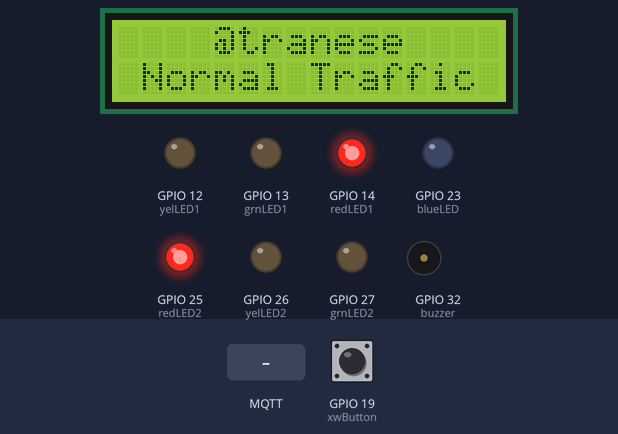
Simulated run of this sketch. Board: ESP32. Shown: 16×2 character LCD, output pins drawn as LEDs (lit = HIGH), buzzer (waves = sounding, pin HIGH). Dashed ring = blinking. The inputs (shaded band) are chosen by the test bench; at power-on: GPIO 19 (xwButton) HIGH. WiFi joins after 1.5 s; servers stay silent unless stated; random numbers use the default seed unless the sketch sets one; no MQTT or app messages arrive unless stated; what the sketch prints to the serial monitor is not drawn.

Above: at 2.7 s.
2.8 s: MQTT message "ON" arrives on the first subscribed topic
At 4.0 s:
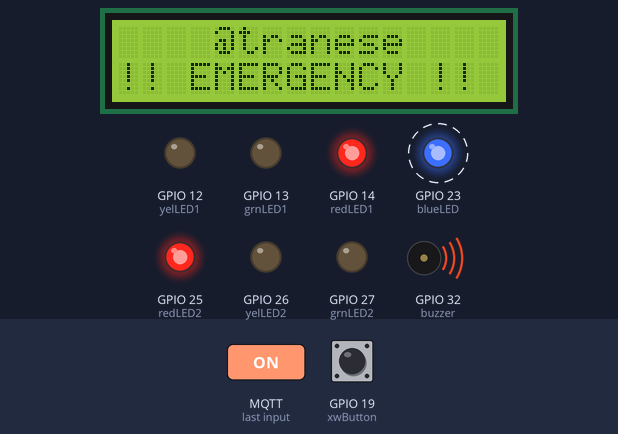
6.6 s: MQTT message "OFF" arrives on the first subscribed topic
At 9.0 s:
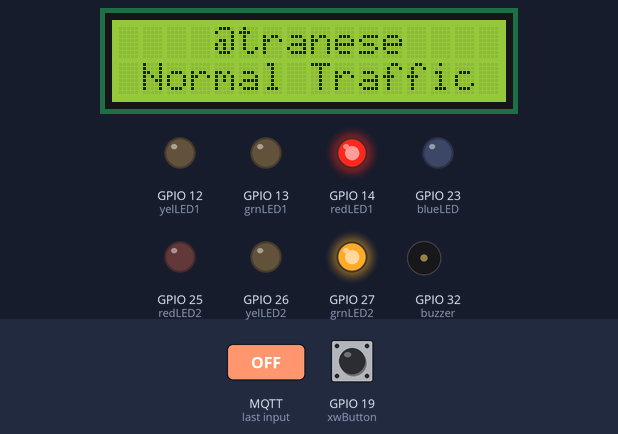
12.5 s: GPIO 19 (xwButton) pulled LOW for 2.35 s
At 19.6 s:
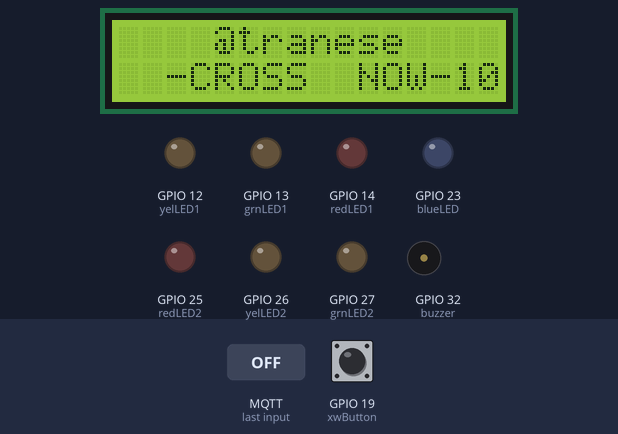
Timing chart, 0 to 26.8 s (numbered marks = the images above; inputs shaded):
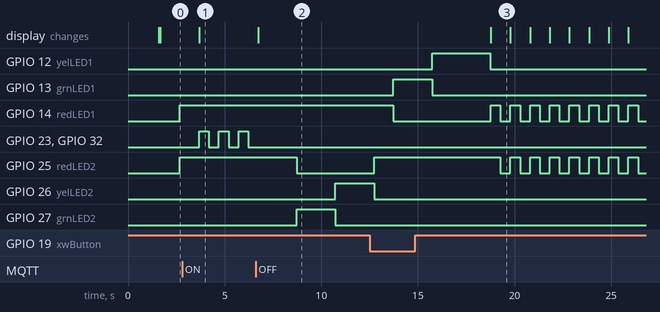

Measured:
- after the input at 2.8 s, GPIO 23 (blueLED), GPIO 32 (buzzer): alternates HIGH for 0.50 s and LOW for 0.52 s, starting after 0.88 s; the display: changes after 0.88 s (image 1)
- after the input at 6.6 s, GPIO 25 (redLED2): HIGH → LOW after 2.1 s; GPIO 26 (yelLED2): LOW → HIGH after 4.1 s; GPIO 27 (grnLED2): LOW → HIGH after 2.1 s, → LOW 2.0 s later; the display: changes after 0.13 s (image 2)
- after the input at 12.5 s, the display: changes after 6.3 s (image 3)
- by itself, GPIO 14 (redLED1): repeats every 1.0 s: HIGH 0.50 s, LOW 0.52 s
- what the display in image 3 shows lasts 1.0 s, from 18.8 s to 19.8 s

The sketch:

tranese_mod7sketch.ino
```cpp
// === @tranese ====
// Mod7: Integrate wireless & implement MQTT connection (Option #1)

#include <Wire.h>               // I2C header file
#include <LiquidCrystal_I2C.h>  // LCD header file
#include <WiFi.h>               // Wi-Fi header file
#include <PubSubClient.h>       // MQTT header file (publish/subscribe)

const char* ssid = "GL-MT300N-V2-644";          // wi-fi access point
const char* password = "goodlife";              // wi-fi password
const char* mqttServer = "test.mosquitto.org";  // MQTT broker
int port = 1883;                                //  MQTT listening port
String stMac;                                   // c-string comparison convenience
char mac[50];                                   // c-string array holds ESP32 MAC address
char clientId[50];                              // client ID of user accessing of MQTT broker

WiFiClient espClient;            //  instantiate Wi-Fi client object
PubSubClient client(espClient);  //  instantiate publish/subscribe client object

LiquidCrystal_I2C LCD(0x27, 16, 2);  // LCD address - SDA to GPIO 21  + LCD SCL to GPIO 22

// assign LEDs to ESP32 pins.  LED1 = Main St.  LED2 = Side St.
const int yelLED1 = 12;  // Main yellow LED to GPIO12
const int grnLED1 = 13;  // Main green LED to GPIO13
const int redLED1 = 14;  // Main red LED to GPIO14

const int blueLED = 23;  // Blue emergency light to GPIO16

const int xwButton = 19;  // white pushbutton to GPIO19

const int redLED2 = 25;  // 2nd red LED to GPIO25
const int yelLED2 = 26;  // 2nd yellow LED to GPIO26
const int grnLED2 = 27;  // 2nd green LED to GPIO27

const int buzzer = 32;  // active buzzer to GPIO32

int xwButtonState = 1;  // variable: stores xwButton state
int loopCount;          // variable: count light pattern loops
int secsLeft;           // variable: countdown remaining seconds
int iotControl = 0;     // varible: switch- xwButton/normal traffic


// setup function - runs on power cycle
void setup() {
  Serial.begin(115200);       // set baud rate
  randomSeed(analogRead(0));  // seed: random(function)
  delay(10);                  // .1s delay

  //  print strings & SSID to serial monitor
  Serial.println("");
  Serial.print("Attempting connection with ");
  Serial.println(ssid);

  WiFiConnect();  // initiate Wi-FI access point connection

  Serial.println("");                        // skip line serial monitor
  Serial.println("Connection successful!");  //  print string to serial monitor
  Serial.println("The IP address is: ");     //  print string to serial monitor
  Serial.println(WiFi.localIP());            //  print local IP to serial monitor
  Serial.println(WiFi.macAddress());         //  print MAC address to serial monitor
  stMac = WiFi.macAddress();                 //  copy/store MAC address
  stMac.replace(":", "_");                   //  replace : with _
  Serial.println(stMac);                     //  print clean MAC address to serial monitor

  client.setServer(mqttServer, port);  // connect to MQTT server
  client.setCallback(callback);        //  set callback function

  pinMode(xwButton, INPUT_PULLUP);  // set xwButton buttonPressed to input
  attachInterrupt(xwButton, buttonPressed, FALLING);

  pinMode(blueLED, OUTPUT);  // initialize blueLED(GPIO23) to output
  pinMode(yelLED1, OUTPUT);  // initialize yelLED1(GPIO12) to output
  pinMode(grnLED1, OUTPUT);  // initialize grnLED1(GPIO13) to output
  pinMode(redLED1, OUTPUT);  // initialize redLED1(GPIO14) to output
  pinMode(redLED2, OUTPUT);  // initialize redLED2(GPIO25) to output
  pinMode(yelLED2, OUTPUT);  // initialize yelLED2(GPIO26) to output
  pinMode(grnLED2, OUTPUT);  // initialize grnLED2(GPIO27) to output
  pinMode(buzzer, OUTPUT);   // initialize buzzer(GPIO32)  to output


  LCD.init();                     //  initialize LCD
  LCD.backlight();                //  backlight on
  LCD.setCursor(0, 0);            //  set cursor to col1, row1
  LCD.print("    @tranese    ");  // print string to LCD
}

void WiFiConnect() {
  WiFi.mode(WIFI_STA);                     // Wi-Fi mode = STA
  WiFi.begin(ssid, password);              // connect to Wi-Fi
  while (WiFi.status() != WL_CONNECTED) {  //  while Wi-Fi connects
    delay(500);                            // .5s delay
    Serial.println("Wi-Fi connecting, please wait...");
  }
}

void mqttReconnect() {           // if MQTT loses connection, call(function)
  while (!client.connected()) {  // while reconnecting
    Serial.println("Establishing MQTT server connection.");
    long r = random(1000);                 // generate long int
    sprintf(clientId, "clientId-%ld", r);  // print clientId

    if (client.connect(clientId)) {  // if reconnection is successful, print to serial monitor
      Serial.print(clientId);
      Serial.println(" was successfully reconnected.");
      client.subscribe("LED");  // subscribe to LED topic
    } else {                    // if reconnection fails, print to serial monitor
      Serial.print("Reconnection failed., rc=");
      Serial.print(client.state());  // print clientId to serial monitor
      Serial.println(".  Check settings or try again in 5s.");
      delay(5000);  // 5s
    }
  }
}

// MQTT message handling callback(function)
void callback(char* topic, byte* message, unsigned int length) {
  String stMessage;                   // create C string object
  for (int i = 0; i < length; i++) {  // loop: process all MQTT message characters
    stMessage += (char)message[i];    // add each char to C string
  }
  if (String(topic) == "LED") {       // if string topic is LED
    if (stMessage == "ON") {          // and user is subscribed
      iotControl = 1;                 // turn iotControl on
    } else if (stMessage == "OFF") {  // if user not subscribed
      iotControl = 0;                 //  turn iotControl off
    }
  }
}
void buttonPressed() {
  static unsigned long lastInterruptTime = 0;  // variable: stores interruptTime
  unsigned long interruptTime = millis();      // current time in milliseconds

  if (interruptTime - lastInterruptTime > 20) {
    xwButtonState = 0;
  }
  lastInterruptTime = interruptTime;
}
void loop() {
  if (!client.connected()) {  // if MQTT disconnects
    mqttReconnect();          // attempt reconnect function
  }
  while (iotControl == 0) {  //  while iotControl off = normal traffic
    LCD.setCursor(0, 1);
    LCD.print(" Normal Traffic ");
    Serial.println(" Traffic flowing normally.");
    delay(1000);   // 1s delay

    digitalWrite(blueLED, LOW);  // blueLED off

    // xwButton - xwButtonState = digitalRead(xwButton);
    if (xwButtonState == 0) {      //  if crosswalk button is pressed
      digitalWrite(yelLED1, LOW);  // Main yellow LED off
      digitalWrite(grnLED1, LOW);  // Main green LED off
      digitalWrite(yelLED2, LOW);  // 2nd yellow LED off
      digitalWrite(grnLED2, LOW);  // 2nd green LED off

      LCD.setCursor(0, 1);
      LCD.print("  -CROSS  NOW-  ");

      secsLeft = 10;  // set countdown timer to 10s

      while (secsLeft > 0) {
        if (secsLeft >= 10) {                              // if less than 10s remain
          Serial.print("-= Pedestrians traffic detected. =-   ");  // print string to serial monitor
          Serial.println(secsLeft);                        //  print remaining seconds to serial monitor

          LCD.setCursor(14, 1);  // set cursor to col14, row2
          LCD.print(secsLeft);   // print remaining seconds to LCD
        }
        else {
          Serial.print("-= Pedestrians crossing. =-   ");  // print string to serial monitor
          Serial.println(secsLeft);                               //  print remaining seconds to serial monitor
          LCD.setCursor(0, 1);
          LCD.print("Crossing =   ");

          LCD.setCursor(14, 1);  // set cursor to col15, row2
          LCD.print("  ");       // clear last 2 rows
          LCD.setCursor(15, 1);  // set cursor to col16, row2
          LCD.print(secsLeft);   // print single digit countdown to col16
        }
        digitalWrite(redLED1, HIGH);  // Main red LED on
        digitalWrite(redLED2, HIGH);  // 2nd red LED on
        delay(500);                   // .5s delay (flash on)

        digitalWrite(redLED1, LOW);  // Main red LED off
        digitalWrite(redLED2, LOW);  // 2nd red LED off
        delay(500);                  // .5s delay (flash off)
        secsLeft -= 1;               // countdown remaining seconds

        client.loop();
        if (iotControl == 1) {  //  if iotControl on
          break;                // break while loop
        }
      }
      xwButtonState = 1;
    }
    else {                        // if iotControl off
      // Main light red
      digitalWrite(redLED1, HIGH);  // Main red LED on
      digitalWrite(yelLED1, LOW);   // Main yellow LED off
      digitalWrite(grnLED1, LOW);   // Main green LED off

      // 2nd light red
      digitalWrite(redLED2, HIGH);  // 2nd red LED on
      digitalWrite(yelLED2, LOW);   // 2nd yellow LED off
      digitalWrite(grnLED2, LOW);   // 2nd green LED off
      delay(1000);                  // 1s delay for transition

      client.loop();  //  check publishing
      if (iotControl == 1) {
        break;
      }
     // 2nd light green
      digitalWrite(redLED2, LOW);   // 2nd red LED off
      digitalWrite(yelLED2, LOW);   // 2nd yellow LED off
      digitalWrite(grnLED2, HIGH);  // 2nd green LED on
      delay(2000);                  // 2s delay

      // Main light red
      digitalWrite(redLED1, HIGH);  // Main red LED on
      digitalWrite(yelLED1, LOW);   // Main yellow LED off
      digitalWrite(grnLED1, LOW);   // Main green LED off

      // 2nd light yellow
      digitalWrite(redLED2, LOW);   // 2nd red LED off
      digitalWrite(yelLED2, HIGH);  // 2nd yellow LED on
      digitalWrite(grnLED2, LOW);   // 2nd green LED off
      delay(2000);                  // 2s delay

      // 2nd light red
      digitalWrite(redLED2, HIGH);  // 2nd red LED on
      digitalWrite(yelLED2, LOW);   // 2nd yellow LED off
      digitalWrite(grnLED2, LOW);   // 2nd green LED off
      delay(1000);                  // 1s delay for transition

      client.loop();  //  check publishing
      if (iotControl == 1) {
        break;
      }
      // Main light green
      digitalWrite(redLED1, LOW);   // Main red LED off
      digitalWrite(yelLED1, LOW);   // Main yellow LED off
      digitalWrite(grnLED1, HIGH);  // Main green LED on
      delay(2000);                  // 2s delay

      // Main light yellow
      digitalWrite(redLED1, LOW);   // Main red LED off
      digitalWrite(yelLED1, HIGH);  // Main yellow LED on
      digitalWrite(grnLED1, LOW);   // Main green LED off
      delay(2000);                  // 2s delay
      client.loop();  //  check publishing
      if (iotControl == 1) {
        break;
      }
    }
  }
  while (iotControl == 1) {
    LCD.setCursor(0, 1);
    LCD.println("!! EMERGENCY !! ");
    Serial.println(" !!! Emergency vehicle detected. !!!");

    digitalWrite(yelLED1, LOW);  //  yelLED1 off
    digitalWrite(grnLED1, LOW);  //  grnLED1 off
    digitalWrite(yelLED2, LOW);  //  yelLED2 off
    digitalWrite(grnLED2, LOW);  //  grnLED2 off

    digitalWrite(redLED1, HIGH);  //  redLED1 on
    digitalWrite(redLED2, HIGH);  //  redLED2 on

    digitalWrite(blueLED, HIGH);  // blueLED on
    digitalWrite(buzzer, HIGH);   // active buzzer on (beep)
    delay(500);                   // .5s delay (flash on)

    digitalWrite(blueLED, LOW);  // blueLED off
    digitalWrite(buzzer, LOW);   // active buzzer off
    delay(500);                  // .5s delay (flash off)

    client.loop();  //  check: new MQTT message published
    if (iotControl == 0) {
      break;
    }
  }
    client.loop();  //  check: new MQTT message published
}
```
